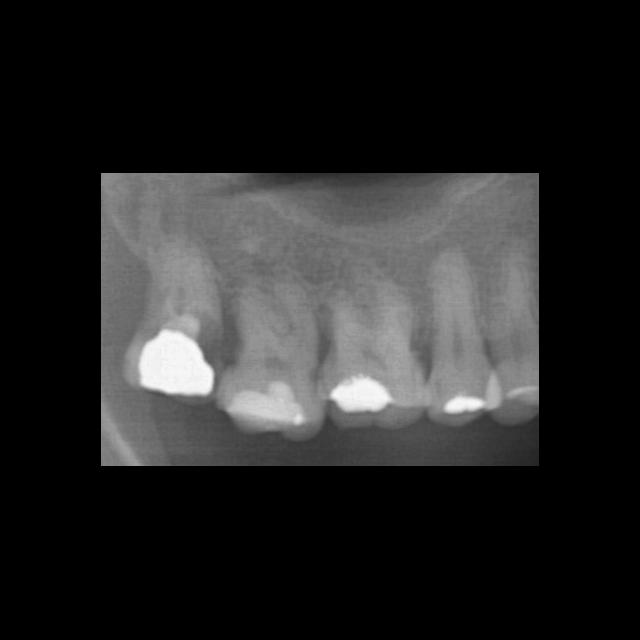
#> input picture resizedImages/101.jpg, 640 x 640 px, given as the content of the folder D:/pre_process/images, which was not available
$ python main.py
#> lines starting #> are read from the running program, lines starting #| are printed output that depends on the picture; pictures that were not available may be replaced by others from this repository, and a replacement may not be noted
from PIL import Image, ImageEnhance
import os

imagePath = r'D:/pre_process/images'
resizedPath = r'D:/pre_process/resizedImages'
brightness = r'D:/pre_process/brightness'
augmented = r'D:/pre_process/augmented'

imageCount = len(os.listdir(imagePath))
imageList = os.listdir(imagePath)


def ResizeImage():
    # resize 640x640 and save resizedImages folder in the project
    for imageName in imageList:
        imageName = imagePath + '/' + imageName
        # print(imageName)
        image = Image.open(imageName)
#> image is the input picture: PIL image 640x640 RGB; min 0, max 252, mean 37.9
        imageWidth, imageHeight = image.size
#> imageWidth = 640; imageHeight = 640
        print(image.size)
#| (640, 640)
        resizedImage = Image.new(image.mode, (640, 640))
#> resizedImage: PIL image 640x640 RGB; every value is 0
        resizeWidth, resizeHeight = resizedImage.size
#> resizeWidth = 640; resizeHeight = 640

        padLeft = (resizeWidth - imageWidth) // 2
#> padLeft = 0
        padTop = (resizeHeight - imageHeight) // 2
#> padTop = 0

        imageName = imageName[21:]
        resizedImage.paste(image, (padLeft, padTop))
        resizedImage.save(f"{resizedPath}/{imageName}")
        resizedImage.save(f"{augmented}/{imageName}")
        print(resizedImage.size)
#| (640, 640)

def ChangeBrightness():
    resizedImageList = os.listdir(resizedPath)
    for resizedImage in resizedImageList:
        imgName = resizedImage
        resizedImagePath = resizedPath + '/' + resizedImage
        # print(resizedImagePath)
        resizedImage = Image.open(resizedImagePath)
        # resizedImage.show()
        enhancer = ImageEnhance.Brightness(resizedImage)

        # >1 => brighten, =1 => original image, <1 => darken image
        factor = 1.15
        resizedImage = enhancer.enhance(factor)
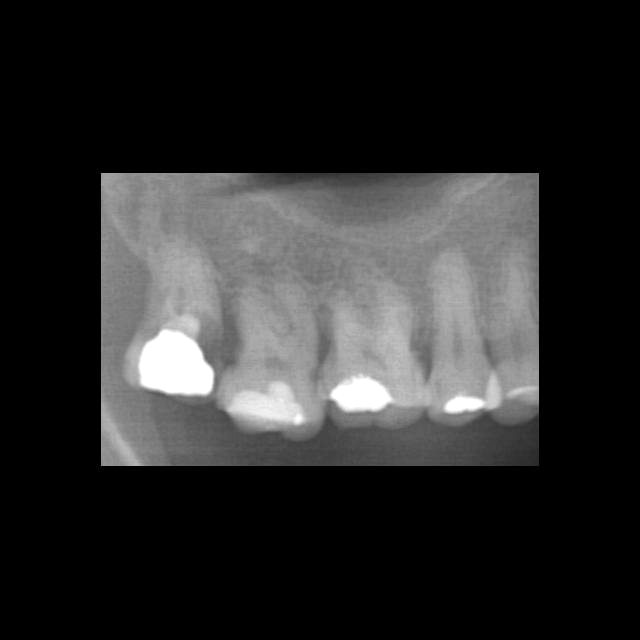
#> resizedImage: PIL image 640x640 RGB; min 0, max 255, mean 43.2
        # imOutput.show()

        resizedImage.save(f"{brightness}/{imgName}")

        imgName = imgName[:len(imgName)-4]
        imgName = imgName+"_b.jpg"
        resizedImage.save(f"{augmented}/{imgName}")
#> pass 2 of the loop in ChangeBrightness, `for resizedImage in resizedImageList:`:
#> in ChangeBrightness, `imgName = resizedImage`: imgName = '105.jpg'
#> resizedImagePath = 'D:/pre_process/resizedImages/105.jpg'
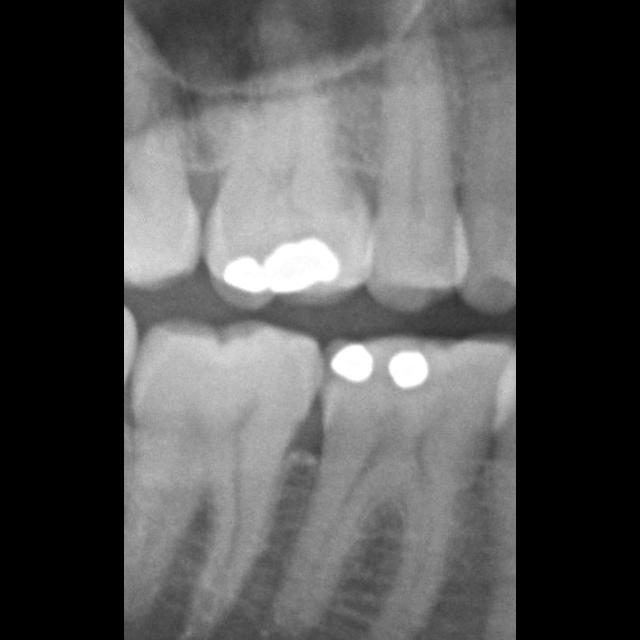
#> input picture resizedImages/105.jpg, 640 x 640 px, found by its file name
#> in ChangeBrightness, resizedImage is the input picture: PIL image 640x640 RGB; min 0, max 255, mean 84.2
#> in ChangeBrightness, `resizedImage = enhancer.enhance(factor)`:
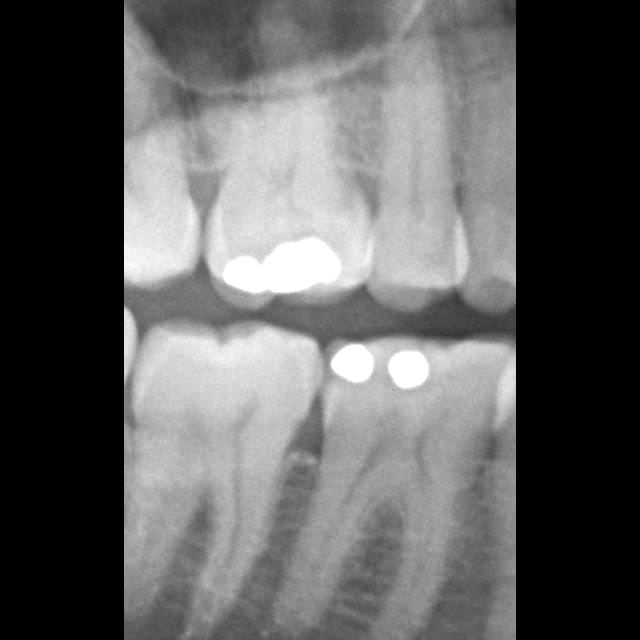
#> resizedImage: PIL image 640x640 RGB; min 0, max 255, mean 96
#> in ChangeBrightness, `imgName = imgName[:len(imgName)-4]`: imgName = '105'
#> in ChangeBrightness, `imgName = imgName+"_b.jpg"`: imgName = '105_b.jpg'
#> pass 3 of the loop in ChangeBrightness, `for resizedImage in resizedImageList:`:
#> in ChangeBrightness, `imgName = resizedImage`: imgName = '108.jpg'
#> resizedImagePath = 'D:/pre_process/resizedImages/108.jpg'
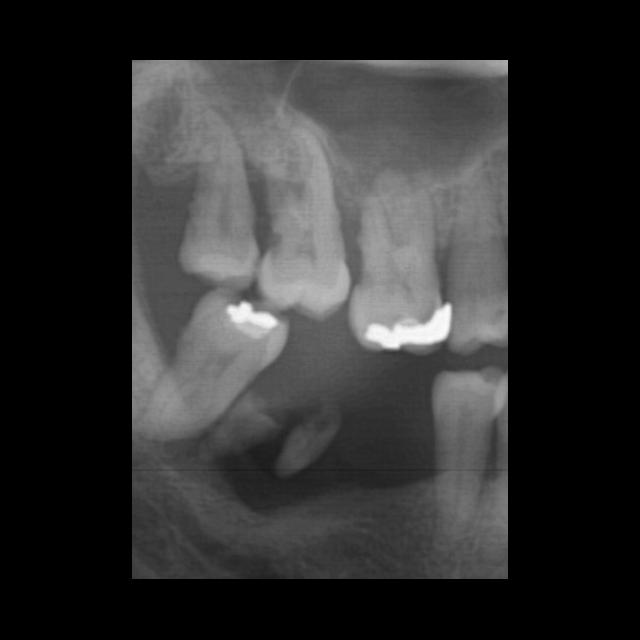
#> input picture resizedImages/108.jpg, 640 x 640 px, found by its file name
#> in ChangeBrightness, resizedImage is the input picture: PIL image 640x640 RGB; min 0, max 252, mean 47
#> in ChangeBrightness, `resizedImage = enhancer.enhance(factor)`:
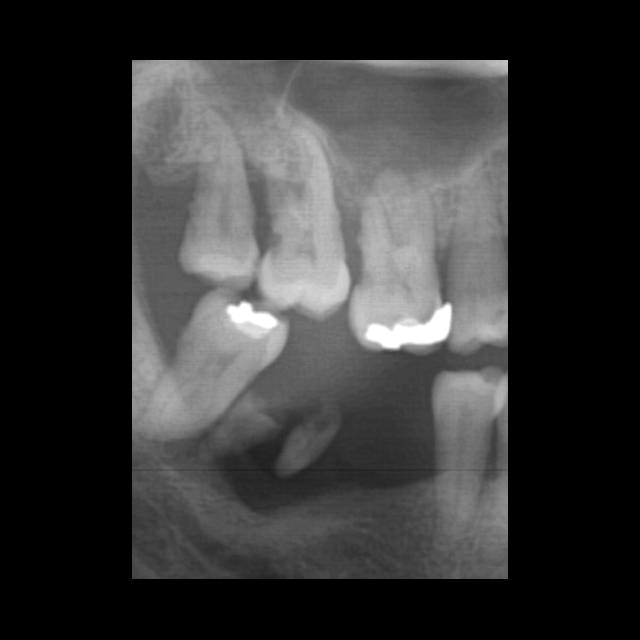
#> resizedImage: PIL image 640x640 RGB; min 0, max 255, mean 53.8
#> in ChangeBrightness, `imgName = imgName[:len(imgName)-4]`: imgName = '108'
#> in ChangeBrightness, `imgName = imgName+"_b.jpg"`: imgName = '108_b.jpg'
#> the loop made 4 passes; the first 3 are shown

def MergeFiles():
    list_dir = [brightness, resizedPath]

    content_list = {}
    for index, val in enumerate(list_dir):
        path = os.path.join(augmented, val)
        content_list[list_dir[index]] = os.listdir(path)


ResizeImage()
ChangeBrightness()
#MergeFiles()
